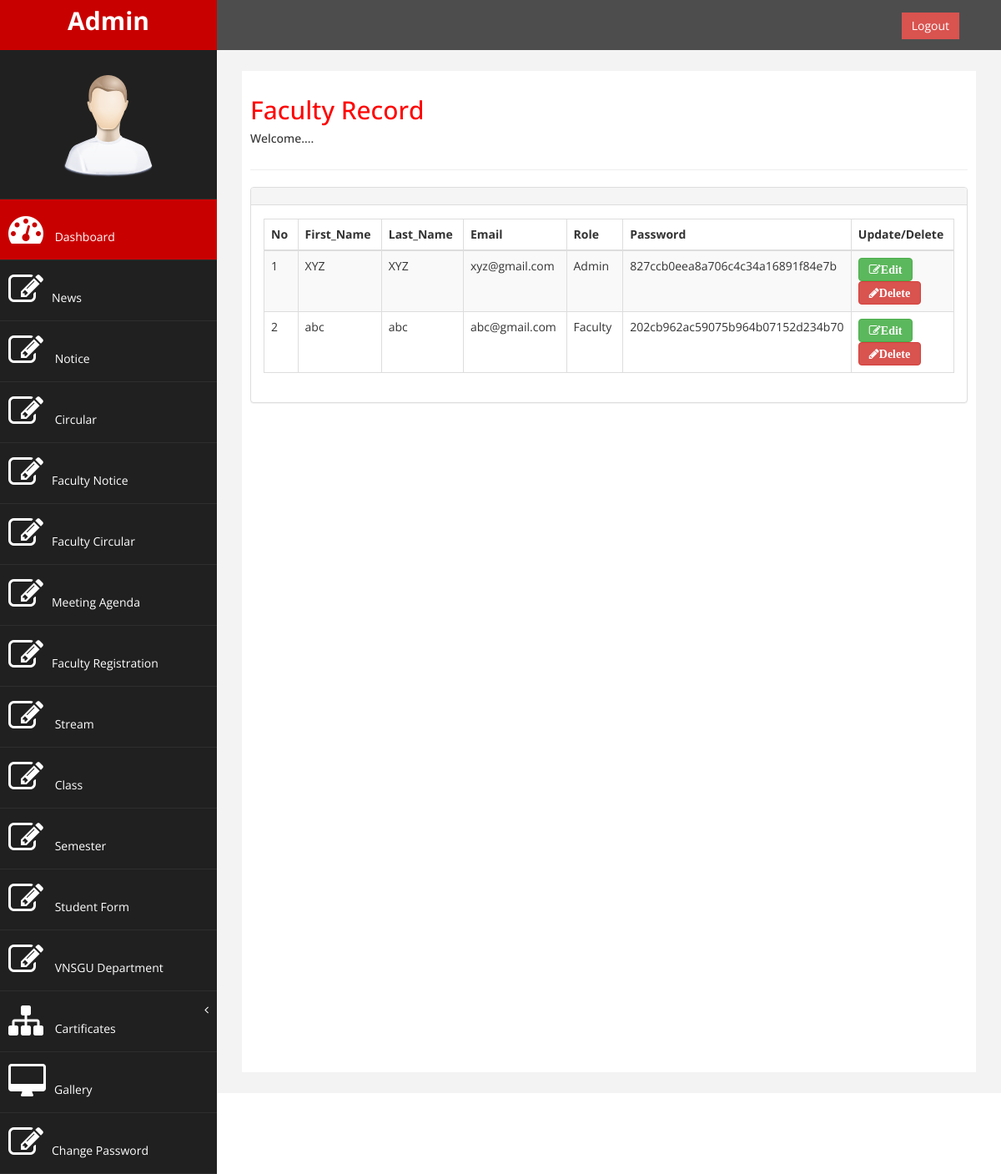
Screenshot of /admin/viewfacultyreg.php (signed in) with the database file from the repository.
### tables this page shows
CREATE TABLE `faculty_registeration` (
  `faculty_registeration_id` int(11) NOT NULL,
  `first_name` varchar(100) DEFAULT NULL,
  `last_name` varchar(100) DEFAULT NULL,
  `email` varchar(100) DEFAULT NULL,
  `role` varchar(20) DEFAULT NULL,
  `password` varchar(5000) DEFAULT NULL,
  `photo` varchar(50000) DEFAULT NULL,
  `designation` varchar(500) DEFAULT NULL,
  `address` varchar(1000) DEFAULT NULL,
  `qualification` varchar(1000) DEFAULT NULL
);

### admin/viewfacultyreg.php (the view, shortened to what this page needs)
<?php
$servername = "localhost";
$username = "root";
$password = "";
$dbname = "oas";
$conn = new mysqli($servername, $username, $password, $dbname);
?>
<!DOCTYPE html PUBLIC "-//W3C//DTD XHTML 1.0 Transitional//EN" "http://www.w3.org/TR/xhtml1/DTD/xhtml1-transitional.dtd">
<html xmlns="http://www.w3.org/1999/xhtml">
<head>
</head>
<body>
<?php include 'header1.php';?>
<div id="page-wrapper" >
            <div id="page-inner">
                <div class="row">
                    <div class="col-md-12">
                     <h2>Faculty Record</h2>
                        <h5>Welcome.... </h5>
                    </div>
                </div>
                 <hr />
          <div class="row">
                <div class="col-md-12">
                    <div class="panel panel-default">
                        <div class="panel-heading">
                        </div>
                        <div class="panel-body">
                            <div class="table-responsive">
                                <div id="dataTables-example_wrapper" class="dataTables_wrapper form-inline" role="grid"><div class="row"><div class="col-sm-6"></div><div class="col-sm-6"></div></div><table class="table table-striped table-bordered table-hover dataTable no-footer" id="dataTables-example" aria-describedby="dataTables-example_info">
                                    <thead>
                                        <tr role="row"><th class="sorting_asc" tabindex="0" aria-controls="dataTables-example" rowspan="1" colspan="1" aria-sort="ascending" aria-label="Rendering engine: activate to sort column ascending" style="width: 200px;">No</th><th class="sorting" tabindex="0" aria-controls="dataTables-example" rowspan="1" colspan="1" aria-label="Browser: activate to sort column ascending" style="width: 292px;">First_Name</th><th class="sorting" tabindex="0" aria-controls="dataTables-example" rowspan="1" colspan="1" aria-label="Browser: activate to sort column ascending" style="width: 292px;">Last_Name</th><th class="sorting" tabindex="0" aria-controls="dataTables-example" rowspan="1" colspan="1" aria-label="Browser: activate to sort column ascending" style="width: 292px;">Email</th><th class="sorting" tabindex="0" aria-controls="dataTables-example" rowspan="1" colspan="1" aria-label="Browser: activate to sort column ascending" style="width: 292px;">Role</th><th class="sorting" tabindex="0" aria-controls="dataTables-example" rowspan="1" colspan="1" aria-label="Browser: activate to sort column ascending" style="width: 292px;">Password</th><th class="sorting" tabindex="0" aria-controls="dataTables-example" rowspan="1" colspan="1" aria-label="Browser: activate to sort column ascending" style="width: 292px;">Update/Delete</th></tr>
                                    </thead>
                                    <tbody>
                                    <?php
                                        $ret="select * from faculty_registeration";
$stmt = $conn->prepare($ret) ;
$stmt->execute() ;
$res=$stmt->get_result();
$cnt=1;
while($row=$res->fetch_object())
	  {
	  	?>
                                    <tr class="gradeA odd">
                                            <td class="sorting_1"><?php echo $cnt;;?></td>
                                            <td class=" "><?php echo $row->first_name;?></td>
                                            <td class=" "><?php echo $row->last_name;?></td>
                                            <td class=" "><?php echo $row->email;?></td>
                                            <td class=" "><?php echo $row->role;?></td>
                                            <td class=" "><?php echo $row->password;?></td>
                                            <td><a href="updatefaculty.php?faculty_registeration_id=<?php echo $row->faculty_registeration_id;?>" class="btn btn-success fa fa-edit"><b>Edit</b></a>&nbsp;&nbsp;
<a href="viewfacultyreg.php?del=<?php echo $row->faculty_registeration_id;?>" class="btn btn-danger fa fa-pencil" onclick="return confirm('Do you want to delete');"><b>Delete</b></a></td>
                                        </tr>
                                        <?php $cnt=$cnt+1; }?>
                                        </tbody>
                                </table></div></div></div>
                            </div>
                        </div>
                    </div>
                </div>
            </div>
                </div>
<?php include 'footer1.php';?>
</body>
</html>

### admin/assets/css/custom.css (style rules this page uses)
body { font-family: 'Open Sans', sans-serif; }
#page-wrapper { padding: 15px 15px; min-height: 600px; background:#F3F3F3; }
#page-inner { width:100%; margin:10px 20px 10px 0px; background-color:#fff!important; padding:10px; min-height:1200px; }
h2 { color: #f00; }
@media (min-width:768px) { #page-wrapper { margin: 0 0 0 260px; padding: 15px 30px; min-height: 1200px; } }

### rows the page displays
faculty_registeration: first_name "XYZ", last_name "XYZ", email "xyz@gmail.com", role "Admin", password "827ccb0eea8a706c4c34a16891f84e7b"
faculty_registeration: first_name "abc", last_name "abc", email "abc@gmail.com", role "Faculty", password "202cb962ac59075b964b07152d234b70"
